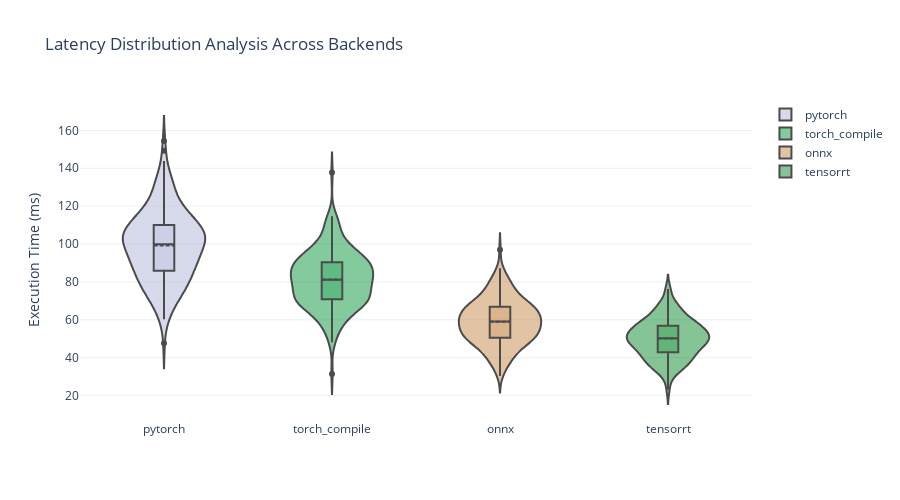

The notebook cell saved with this chart:
### Code cell
# Latency Distribution Analysis
def create_latency_distribution():
    """Create violin plots showing latency distribution by backend"""
    
    # Create sample latency data for demonstration
    backend_latencies = {
        'pytorch': np.random.normal(100, 20, 200),
        'torch_compile': np.random.normal(80, 15, 200),
        'onnx': np.random.normal(60, 12, 200),
        'tensorrt': np.random.normal(50, 10, 200)
    }
    
    fig = go.Figure()
    
    # Add violin plots for each backend
    for backend in backend_latencies.keys():
        fig.add_trace(go.Violin(
            y=backend_latencies[backend],
            name=backend,
            box_visible=True,
            meanline_visible=True,
            fillcolor=f'rgba({hash(backend) % 255}, {hash(backend + "1") % 255}, {hash(backend + "2") % 255}, 0.7)',
            line_color='black',
            opacity=0.7
        ))
    
    fig.update_layout(
        title='Latency Distribution Analysis Across Backends',
        yaxis_title='Execution Time (ms)',
        height=500,
        font=dict(size=12)
    )
    
    return fig, backend_latencies

# Create and display the visualization
latency_dist_fig, backend_latencies = create_latency_distribution()
latency_dist_fig.show()

print("📊 Latency Distribution Analysis:")
print(f"   Backends analyzed: {len(backend_latencies)}")
for backend, latencies in backend_latencies.items():
    print(f"   {backend}: {len(latencies)} samples, mean={np.mean(latencies):.3f}ms")

### Figure 1 — Plotly figure (JSON) as saved in the notebook; plotly's stock layout.template omitted (floating-point values rounded to 4 significant figures; data arrays with more than 128 entries replaced by an {"elided": "..."} marker saying what was removed)
{"data": [{"box": {"visible": true}, "fillcolor": "rgba(174, 181, 215, 0.7)", "line": {"color": "black"}, "meanline": {"visible": true}, "name": "pytorch", "opacity": 0.7, "type": "violin", "y": {"elided": "200 float values"}}, {"box": {"visible": true}, "fillcolor": "rgba(5, 149, 57, 0.7)", "line": {"color": "black"}, "meanline": {"visible": true}, "name": "torch_compile", "opacity": 0.7, "type": "violin", "y": {"elided": "200 float values"}}, {"box": {"visible": true}, "fillcolor": "rgba(197, 137, 73, 0.7)", "line": {"color": "black"}, "meanline": {"visible": true}, "name": "onnx", "opacity": 0.7, "type": "violin", "y": {"elided": "200 float values"}}, {"box": {"visible": true}, "fillcolor": "rgba(8, 137, 42, 0.7)", "line": {"color": "black"}, "meanline": {"visible": true}, "name": "tensorrt", "opacity": 0.7, "type": "violin", "y": {"elided": "200 float values"}}], "layout": {"font": {"size": 12}, "height": 500, "title": {"text": "Latency Distribution Analysis Across Backends"}, "yaxis": {"title": {"text": "Execution Time (ms)"}}}}
